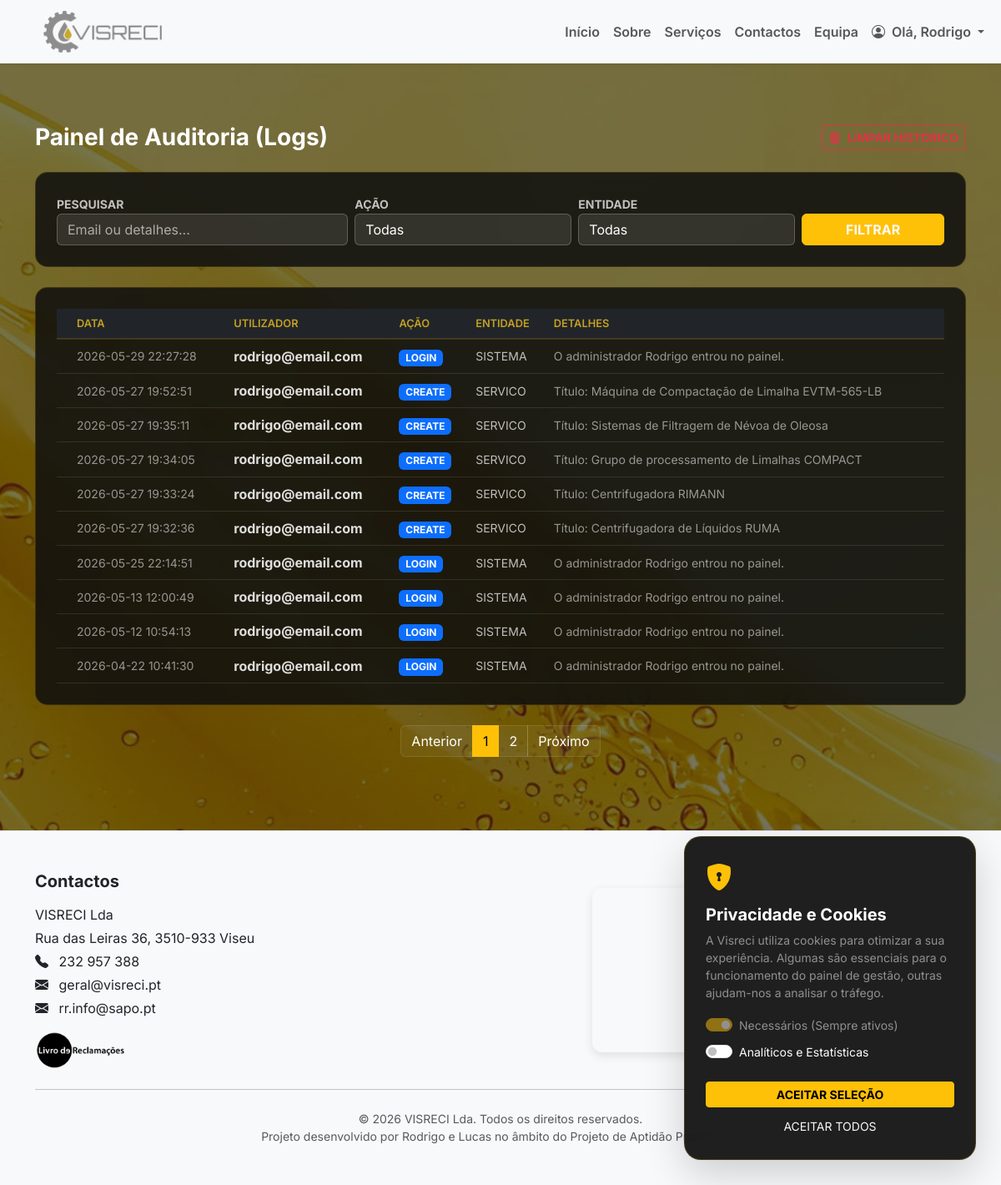
/admin/logs (signed in), run on the app's committed database.
### tables this page shows
CREATE TABLE logs (
            id INTEGER PRIMARY KEY AUTOINCREMENT,
            user_id INTEGER,
            user_email TEXT,
            action TEXT NOT NULL,
            entity TEXT NOT NULL,
            entity_id INTEGER,
            details TEXT,
            created_at DATETIME DEFAULT (datetime('now', 'localtime'))
        );

### app.py (the view)
@app.route("/admin/logs")
@login_required
def admin_logs():
    if session.get("user_role") != "admin": return redirect(url_for("dashboard"))
    page, q = request.args.get('page', 1, type=int), request.args.get('q', '').strip()
    act_f, ent_f = request.args.get('action', '').strip(), request.args.get('entity', '').strip()
    per_page = 10
    where, params = [], []
    if q: where.append("(user_email LIKE ? OR details LIKE ?)"); p = f"%{q}%"; params.extend([p, p])
    if act_f: where.append("action = ?"); params.append(act_f)
    if ent_f: where.append("entity = ?"); params.append(ent_f)
    where_sql = ("WHERE " + " AND ".join(where)) if where else ""
    conn = get_connection()
    total = conn.execute(f"SELECT COUNT(*) FROM logs {where_sql}", params).fetchone()[0]
    total_pages = max(1, math.ceil(total / per_page))
    logs = conn.execute(f"SELECT * FROM logs {where_sql} ORDER BY id DESC LIMIT ? OFFSET ?", params + [per_page, (page-1)*per_page]).fetchall()
    actions = [r[0] for r in conn.execute("SELECT DISTINCT action FROM logs WHERE action IS NOT NULL").fetchall()]
    entities = [r[0] for r in conn.execute("SELECT DISTINCT entity FROM logs WHERE entity IS NOT NULL").fetchall()]
    conn.close()
    return render_template("admin_logs.html", logs=logs, page=page, total_pages=total_pages, q=q, action=act_f, entity=ent_f, actions=actions, entities=entities)

### app.py (called while the page is built)
def get_connection():
    conn = sqlite3.connect("app.db", timeout=30)
    conn.row_factory = sqlite3.Row
    return conn

def login_required(view_func):
    @wraps(view_func)
    def wrapper(*args, **kwargs):
        if "user_id" not in session:
            return redirect(url_for("login"))
        return view_func(*args, **kwargs)
    return wrapper

@app.context_processor
def inject_translations():
    lang = session.get('lang', 'pt')
    return {
        'lang': lang,
        't': TRANSLATIONS.get(lang, TRANSLATIONS['pt'])
    }

### templates/admin_logs.html (shortened to what this page needs)
{% extends "menu.html" %}
{% block content %}
<section class="py-4 mt-5">
    <div class="container">
        <div class="d-flex justify-content-between align-items-center mb-4">
            <h3 class="text-white fw-bold m-0">Painel de Auditoria (Logs)</h3>
            <form action="{{ url_for('admin_logs_limpar') }}" method="POST"
                onsubmit="return confirm('Tens a certeza que queres apagar todos os logs permanentemente?');">
                <button type="submit" class="btn btn-outline-danger btn-sm fw-bold">
                    <i class="bi bi-trash3-fill me-2"></i>LIMPAR HISTÓRICO
                </button>
            </form>
        </div>
        <form method="GET" action="{{ url_for('admin_logs') }}" class="table-glass on-dark p-3 mb-4">
            <div class="row g-2 align-items-end">
                <div class="col-md-4">
                    <label class="text-warning small fw-bold">PESQUISAR</label>
                    <input type="text" name="q" value="{{ q }}" class="form-control input-glass"
                        placeholder="Email ou detalhes...">
                </div>
                <div class="col-md-3">
                    <label class="text-warning small fw-bold">AÇÃO</label>
                    <select name="action" class="form-select input-glass">
                        <option value="">Todas</option>
                    </select>
                </div>
                <div class="col-md-3">
                    <label class="text-warning small fw-bold">ENTIDADE</label>
                    <select name="entity" class="form-select input-glass">
                        <option value="">Todas</option>
                    </select>
                </div>
                <div class="col-md-2 d-grid">
                    <button type="submit" class="btn btn-warning fw-bold">FILTRAR</button>
                </div>
            </div>
        </form>
        <div class="table-glass on-dark p-0 overflow-hidden">
            <div class="table-responsive">
                <table class="table table-hover align-middle mb-0 text-white">
                    <thead class="bg-dark">
                        <tr class="text-warning">
                            <th class="ps-4">Data</th>
                            <th>Utilizador</th>
                            <th>Ação</th>
                            <th>Entidade</th>
                            <th>Detalhes</th>
                        </tr>
                    </thead>
                    <tbody>
                        {% for l in logs %}
                        <tr class="border-bottom border-secondary border-opacity-25">
                            <td class="ps-4 small opacity-75">{{ l.created_at }}</td>
                            <td class="fw-bold">{{ l.user_email or 'Sistema' }}</td>
                            <td><span class="badge bg-primary">{{ l.action }}</span></td>
                            <td class="text-warning small">{{ l.entity|upper }}</td>
                            <td class="small opacity-75">{{ l.details }}</td>
                        </tr>
                        {% else %}
                        <tr>
                            <td colspan="5" class="text-center py-5 text-muted italic">Nenhum log encontrado.</td>
                        </tr>
                        {% endfor %}
                    </tbody>
                </table>
            </div>
        </div>
        {% if total_pages > 1 %}
        <nav class="mt-4">
            <ul class="pagination justify-content-center custom-pagination">
                <li class="page-item {{ 'disabled' if page == 1 }}">
                    <a class="page-link"
                        href="{{ url_for('admin_logs', page=page-1, q=q, action=action, entity=entity) }}">Anterior</a>
                </li>
                {% for p in range(1, total_pages + 1) %}
                <li class="page-item {{ 'active' if p == page }}">
                    <a class="page-link"
                        href="{{ url_for('admin_logs', page=p, q=q, action=action, entity=entity) }}">{{ p }}</a>
                </li>
                {% endfor %}
                <li class="page-item {{ 'disabled' if page == total_pages }}">
                    <a class="page-link"
                        href="{{ url_for('admin_logs', page=page+1, q=q, action=action, entity=entity) }}">Próximo</a>
                </li>
            </ul>
        </nav>
        {% endif %}
    </div>
</section>
{% endblock %}

### CSS/style.css (style rules this page uses)
:root { --vis-accent: #ffc107; --vis-accent-hover: #e0a800; --vis-text: #f9fafb; --vis-muted: rgba(255, 255, 255, .72); --vis-glass: rgba(255, 255, 255, .12); --vis-glass-2: rgba(255, 255, 255, .08); --vis-glass-border: rgba(255, 255, 255, .18); --vis-shadow: 0 20px 60px rgba(0, 0, 0, .35); --vis-shadow-soft: 0 10px 30px rgba(0, 0, 0, .20); }
body { margin: 0; padding: 0; font-family: 'Inter', sans-serif; min-height: 100vh; background: none; }
body::before { content: ""; position: fixed; inset: 0; z-index: -1; background: linear-gradient(rgba(0, 0, 0, 0.25), rgba(0, 0, 0, 0.25)), url('../IMG/fundo.jpg') no-repeat center center; background-size: cover; backdrop-filter: blur(1.5px); -webkit-backdrop-filter: blur(1.5px); background-attachment: scroll; }
section { scroll-margin-top: 100px; }
.on-dark, .on-dark * { color: var(--vis-text); }
.input-glass { background: rgba(255, 255, 255, .10) !important; border: 1px solid rgba(255, 255, 255, .22) !important; color: var(--vis-text) !important; }
.input-glass::placeholder { color: rgba(255, 255, 255, .60) !important; }
.table-glass { background: rgba(0, 0, 0, .35); border: 1px solid rgba(255, 255, 255, .16); border-radius: 18px; overflow: hidden; }
.table-glass .table { --bs-table-bg: transparent; --bs-table-color: rgba(255, 255, 255, .86); --bs-table-border-color: rgba(255, 255, 255, .10); --bs-table-striped-bg: rgba(255, 255, 255, .06); --bs-table-hover-bg: rgba(255, 255, 255, .08); }
.table-glass thead { background: rgba(255, 255, 255, .10); }
.table-glass th { color: rgba(255, 255, 255, .92) !important; border-color: rgba(255, 255, 255, .14) !important; }
.table-glass td { color: rgba(255, 255, 255, .86) !important; border-color: rgba(255, 255, 255, .10) !important; }
.table-glass .text-muted, .table-glass .small, .table-glass small { color: rgba(255, 255, 255, .72) !important; }
.table-glass.on-dark { background: rgba(15, 15, 15, 0.85) !important; backdrop-filter: blur(12px); -webkit-backdrop-filter: blur(12px); border-radius: 15px; border: 1px solid rgba(197, 160, 33, 0.2); padding: 25px !important; }
.table thead th { color: #c5a021 !important; font-weight: 600; text-transform: uppercase; font-size: 0.8rem; border-bottom: 2px solid rgba(197, 160, 33, 0.2) !important; }
.input-glass option { background-color: #222 !important; color: #fff !important; }
.input-glass { color: white !important; }

### templates/menu.html (style rules this page uses)
html, body { height: 100%; }
body { display: flex; flex-direction: column; }

### templates/admin_logs.html (style rules this page uses)
.input-glass option { background: #222; color: #fff; }
.custom-pagination .page-link { background: rgba(255, 255, 255, 0.05); border: 1px solid rgba(255, 255, 255, 0.1); color: #fff; transition: 0.3s; }
.custom-pagination .page-item.active .page-link { background: #ffc107 !important; color: #000; border-color: #ffc107; }

### data on the page
logs: created_at "2026-05-29 22:27:28", user_email "rodrigo@email.com", action "LOGIN", entity "SISTEMA", details "O administrador Rodrigo entrou no painel."
logs: created_at "2026-05-27 19:52:51", user_email "rodrigo@email.com", action "CREATE", entity "SERVICO", details "Título: Máquina de Compactação de Limalha EVTM-565-LB"
logs: created_at "2026-05-27 19:35:11", user_email "rodrigo@email.com", action "CREATE", entity "SERVICO", details "Título: Sistemas de Filtragem de Névoa de Oleosa"
logs: created_at "2026-05-27 19:34:05", user_email "rodrigo@email.com", action "CREATE", entity "SERVICO", details "Título: Grupo de processamento de Limalhas COMPACT"
logs: created_at "2026-05-27 19:33:24", user_email "rodrigo@email.com", action "CREATE", entity "SERVICO", details "Título: Centrifugadora RIMANN"
logs: created_at "2026-05-27 19:32:36", user_email "rodrigo@email.com", action "CREATE", entity "SERVICO", details "Título: Centrifugadora de Líquidos RUMA"
logs: created_at "2026-05-25 22:14:51", user_email "rodrigo@email.com", action "LOGIN", entity "SISTEMA", details "O administrador Rodrigo entrou no painel."
logs: created_at "2026-05-13 12:00:49", user_email "rodrigo@email.com", action "LOGIN", entity "SISTEMA", details "O administrador Rodrigo entrou no painel."
logs: created_at "2026-05-12 10:54:13", user_email "rodrigo@email.com", action "LOGIN", entity "SISTEMA", details "O administrador Rodrigo entrou no painel."
logs: created_at "2026-04-22 10:41:30", user_email "rodrigo@email.com", action "LOGIN", entity "SISTEMA", details "O administrador Rodrigo entrou no painel."

### other printed values
{{ session.get("user_name") }} "Rodrigo"
{{ p }} "1" "2"
